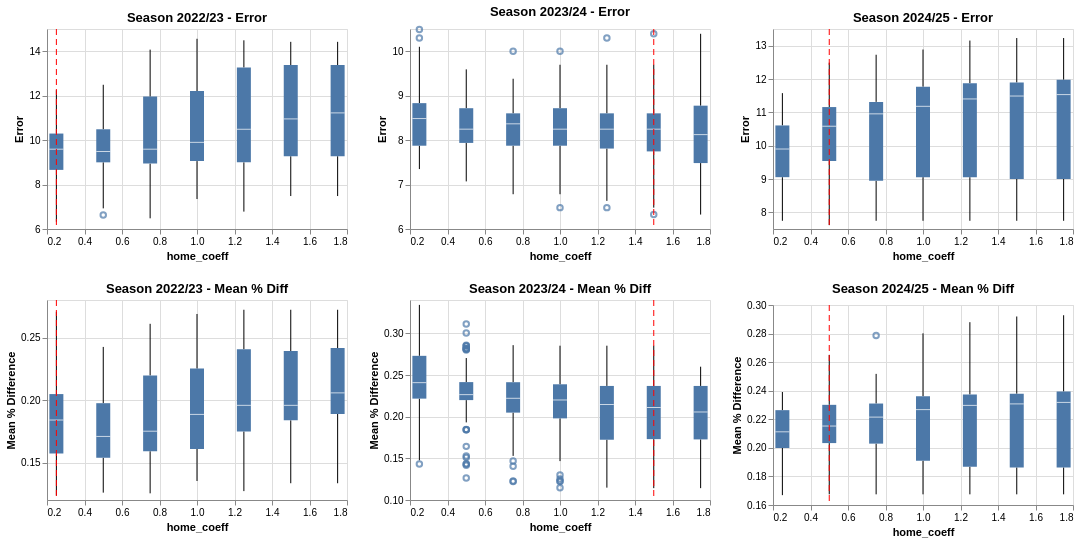

Write notebook code for a chart like this one.
### Code cell
import altair as alt

hist_df = pd.DataFrame(history)

# best try per season (min Error, tie-break min Mean%Diff)
best_df = (hist_df.sort_values(["seasons", "Error", "Mean%Diff"])
           .groupby("seasons", as_index=False)
           .first()[["seasons", "home_coeff"]])

charts = []
for season in hist_df['seasons'].unique():
    season_df = hist_df[hist_df['seasons'] == season]
    season_best = best_df[best_df['seasons'] == season]
    
    base = alt.Chart(season_df).encode(
        x=alt.X("home_coeff:Q", title="home_coeff")
    )
    
    error_line = base.mark_boxplot().encode(
        y=alt.Y("Error:Q", scale=alt.Scale(zero=False), title="Error")
    )
    
    mpd_line = base.mark_boxplot().encode(
        y=alt.Y("Mean%Diff:Q", scale=alt.Scale(zero=False), title="Mean % Difference")
    )
    
    rules = alt.Chart(season_best).mark_rule(strokeDash=[6,4], color='red').encode(
        x=alt.X("home_coeff:Q", scale=alt.Scale(zero=False))
    )
    
    season_chart = alt.vconcat(
        (error_line + rules).properties(width=300, height=200, title=f"Season {season} - Error"),
        (mpd_line + rules).properties(width=300, height=200, title=f"Season {season} - Mean % Diff")
    )
    
    charts.append(season_chart)

chart = alt.hconcat(*charts)
chart

### Figure 1 — Vega-Lite specification as saved in the notebook (floating-point values rounded to 4 significant figures; data arrays with more than 128 entries replaced by an {"elided": "..."} marker saying what was removed)
{"config": {"view": {"continuousWidth": 300, "continuousHeight": 300}}, "hconcat": [{"vconcat": [{"layer": [{"data": {"name": "data-1c3e5d68e5bf35d8e360253134690d6e"}, "mark": {"type": "boxplot"}, "encoding": {"x": {"field": "home_coeff", "title": "home_coeff", "type": "quantitative"}, "y": {"field": "Error", "scale": {"zero": false}, "title": "Error", "type": "quantitative"}}}, {"data": {"name": "data-801f6299983765df4616fe58f16685ad"}, "mark": {"type": "rule", "color": "red", "strokeDash": [6, 4]}, "encoding": {"x": {"field": "home_coeff", "scale": {"zero": false}, "type": "quantitative"}}}], "height": 200, "title": "Season 2022/23 - Error", "width": 300}, {"layer": [{"data": {"name": "data-1c3e5d68e5bf35d8e360253134690d6e"}, "mark": {"type": "boxplot"}, "encoding": {"x": {"field": "home_coeff", "title": "home_coeff", "type": "quantitative"}, "y": {"field": "Mean%Diff", "scale": {"zero": false}, "title": "Mean % Difference", "type": "quantitative"}}}, {"data": {"name": "data-801f6299983765df4616fe58f16685ad"}, "mark": {"type": "rule", "color": "red", "strokeDash": [6, 4]}, "encoding": {"x": {"field": "home_coeff", "scale": {"zero": false}, "type": "quantitative"}}}], "height": 200, "title": "Season 2022/23 - Mean % Diff", "width": 300}]}, {"vconcat": [{"layer": [{"data": {"name": "data-687a7acbf0ff4461c570070377c87d80"}, "mark": {"type": "boxplot"}, "encoding": {"x": {"field": "home_coeff", "title": "home_coeff", "type": "quantitative"}, "y": {"field": "Error", "scale": {"zero": false}, "title": "Error", "type": "quantitative"}}}, {"data": {"name": "data-4938e5fdf9456e3556992f9fc40a7d41"}, "mark": {"type": "rule", "color": "red", "strokeDash": [6, 4]}, "encoding": {"x": {"field": "home_coeff", "scale": {"zero": false}, "type": "quantitative"}}}], "height": 200, "title": "Season 2023/24 - Error", "width": 300}, {"layer": [{"data": {"name": "data-687a7acbf0ff4461c570070377c87d80"}, "mark": {"type": "boxplot"}, "encoding": {"x": {"field": "home_coeff", "title": "home_coeff", "type": "quantitative"}, "y": {"field": "Mean%Diff", "scale": {"zero": false}, "title": "Mean % Difference", "type": "quantitative"}}}, {"data": {"name": "data-4938e5fdf9456e3556992f9fc40a7d41"}, "mark": {"type": "rule", "color": "red", "strokeDash": [6, 4]}, "encoding": {"x": {"field": "home_coeff", "scale": {"zero": false}, "type": "quantitative"}}}], "height": 200, "title": "Season 2023/24 - Mean % Diff", "width": 300}]}, {"vconcat": [{"layer": [{"data": {"name": "data-01ebf857098e6127149dca219311d6e3"}, "mark": {"type": "boxplot"}, "encoding": {"x": {"field": "home_coeff", "title": "home_coeff", "type": "quantitative"}, "y": {"field": "Error", "scale": {"zero": false}, "title": "Error", "type": "quantitative"}}}, {"data": {"name": "data-a3ceabeafbdf2fb8499d2cf87e0cabfd"}, "mark": {"type": "rule", "color": "red", "strokeDash": [6, 4]}, "encoding": {"x": {"field": "home_coeff", "scale": {"zero": false}, "type": "quantitative"}}}], "height": 200, "title": "Season 2024/25 - Error", "width": 300}, {"layer": [{"data": {"name": "data-01ebf857098e6127149dca219311d6e3"}, "mark": {"type": "boxplot"}, "encoding": {"x": {"field": "home_coeff", "title": "home_coeff", "type": "quantitative"}, "y": {"field": "Mean%Diff", "scale": {"zero": false}, "title": "Mean % Difference", "type": "quantitative"}}}, {"data": {"name": "data-a3ceabeafbdf2fb8499d2cf87e0cabfd"}, "mark": {"type": "rule", "color": "red", "strokeDash": [6, 4]}, "encoding": {"x": {"field": "home_coeff", "scale": {"zero": false}, "type": "quantitative"}}}], "height": 200, "title": "Season 2024/25 - Mean % Diff", "width": 300}]}], "$schema": "https://vega.github.io/schema/vega-lite/v6.4.1.json", "datasets": {"data-1c3e5d68e5bf35d8e360253134690d6e": {"elided": "441 records"}, "data-801f6299983765df4616fe58f16685ad": [{"seasons": "2022/23", "home_coeff": 0.25}], "data-687a7acbf0ff4461c570070377c87d80": {"elided": "441 records"}, "data-4938e5fdf9456e3556992f9fc40a7d41": [{"seasons": "2023/24", "home_coeff": 1.5}], "data-01ebf857098e6127149dca219311d6e3": {"elided": "441 records"}, "data-a3ceabeafbdf2fb8499d2cf87e0cabfd": [{"seasons": "2024/25", "home_coeff": 0.5}]}}
